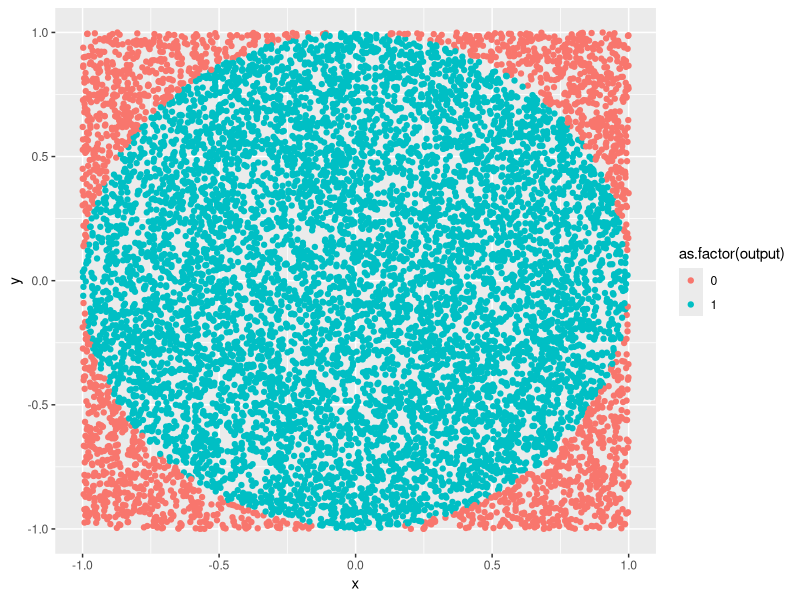
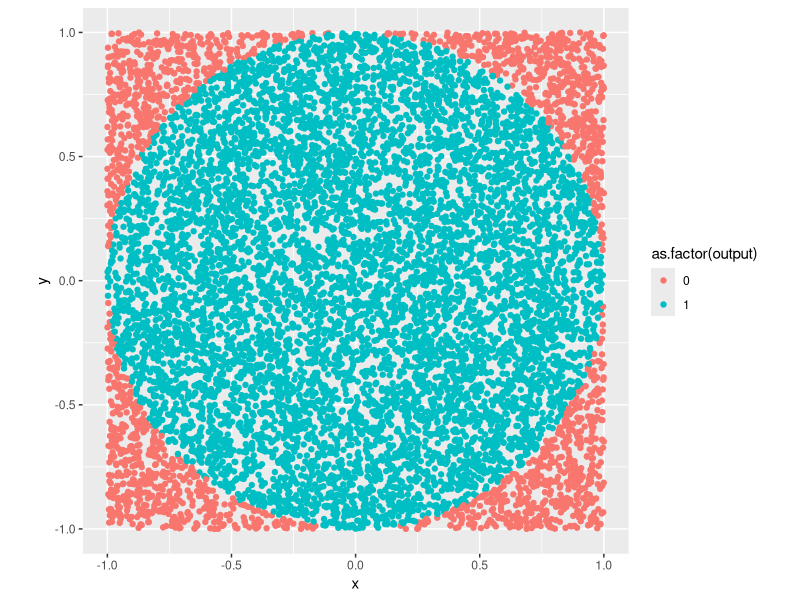

Here is the R script that generated these plots, in order:
## ---- chunk 1
library(ggplot2)
## ---- chunk 2
n <- 10000
x<- runif(n, min=-1, max=1)
y<- runif(n, min = -1, max=1)
output <-ifelse(x^2 + y^2 <=1,1,0)

## ---- chunk 3
circle <- data.frame(x=x, y=y, output=output)
ggplot(data=circle)+
  geom_point(aes(x=x, y=y, color=as.factor(output)))+
               lims(x=c(-1,1),y= c(-1,1))
## ---- chunk 4
ggplot(data=circle)+
  geom_point(aes(x=x, y=y, color=as.factor(output)))+
  coord_fixed(x=c(-1,1),y= c(-1,1))
